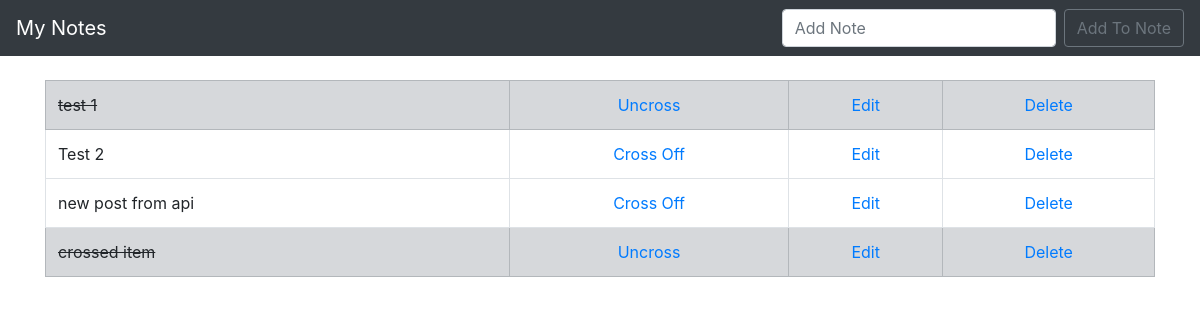
Before: / with the older database file.
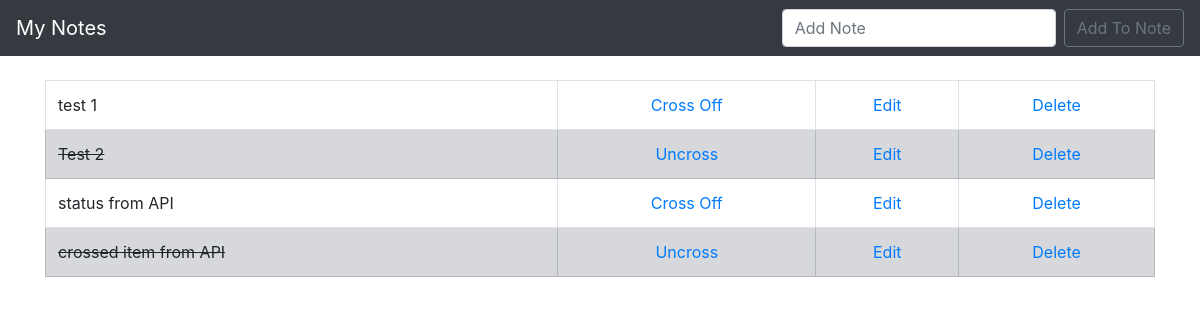
After: the same page with the newer database file.
### todo_list/models.py (models this page shows, shortened)
class List(models.Model):
    item = models.CharField(max_length = 200)
    completed = models.BooleanField(default=False)

### todo_list/views.py (the view)
# urls.py: path('', views.home, name = "home"),
def home(request):
    if request.method == 'POST':
        form = NoteForm(request.POST or None)
        if form.is_valid():
            form.save()
            all_items = List.objects.all
            messages.success(request, ('Item has been added to list!'))
            return redirect('home')
    else:
        all_items = List.objects.all
        return render(request, "home.html", {'all_items': all_items})

### todo_list/templates/home.html (shortened to what this page needs)
{% extends 'base.html' %}
{% block content %}
{% if all_items %}
    <table class="table table-bordered">
    {% for things in all_items %}
        {% if things.completed %}
            <tr class="table-secondary">
                <td class="striker">{{ things.item }}</td>
                <td><center><a href = "{% url 'uncross' things.id %}">Uncross</a></center></td>
                <td><center><a href = "{% url 'edit' things.id %}">Edit</a></center></td>
                <td><center><a href = "{% url 'delete' things.id %}">Delete</a></center></td>
            </tr>
        {% else %}
            <tr>
                <td>{{ things.item }}</td>
                <td><center><a href = "{% url 'cross_off' things.id %}">Cross Off</a></center></td>
                <td><center><a href = "{% url 'edit' things.id %}">Edit</a></center></td>
                <td><center><a href = "{% url 'delete' things.id %}">Delete</a></center></td>
            </tr>
        {% endif %}
    {% endfor %}
    </table>
{% endif %}
{% endblock %}

### todo_list/templates/base.html (shortened to what this page needs)
{% load static %}
<!doctype html>
<html lang="en">
  <head>
    <link rel="stylesheet" href="https://stackpath.bootstrapcdn.com/bootstrap/4.4.1/css/bootstrap.min.css">
    <link rel="stylesheet" href="{% static 'css/my_css.css' %}">
  </head>
  <body>
  <nav class="navbar navbar-expand-lg navbar-dark bg-dark">
  <a class="navbar-brand" href="{% url 'home' %}">My Notes</a>
  <div class="collapse navbar-collapse" id="navbarSupportedContent">
    <form class="form-inline my-2 my-lg-0" method="POST">
      <input class="form-control mr-sm-2" type="search" placeholder="Add Note" aria-label="Search" name="item">
      <button class="btn btn-outline-secondary my-2 my-sm-0" type="submit">Add To Note</button>
    </form>
  </div>
</nav>
  <br/>
  <div class="container">
        {% block content %}
        {% endblock %}
  </div>
  </body>
</html>

### static/css/my_css.css (style rules this page uses)
.striker { text-decoration: line-through; }

Changed rows visible on the page:
removed List: item "new post from api"
removed List: item "crossed item"
changed List "test 1": completed "Uncross" → "Cross Off"
changed List "Test 2": completed "Cross Off" → "Uncross"
added List: item "status from API"
added List: item "crossed item from API"
